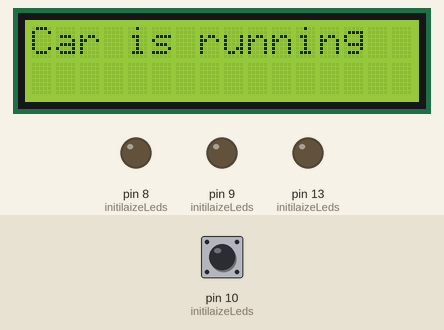
The sketch below on a simulated Arduino Uno, built with avr-gcc and run on an emulated ATmega328P. Shown: 16×2 character LCD, output pins drawn as LEDs (lit = HIGH). Inputs (shaded band) come from the test bench; at power-on: pin 10 (initilaizeLeds) HIGH. The modem accepts every AT command (registered, SIM ready, sends succeed) and sends nothing else; what the sketch prints to the serial monitor is not drawn.

Above: at 6.8 s.
6.9 s: pin 10 (initilaizeLeds) pulled LOW for 0.2 s
At 13.9 s:
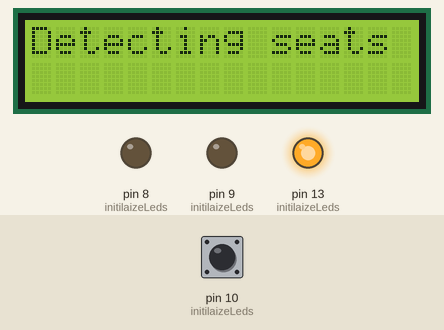
At 16.4 s:
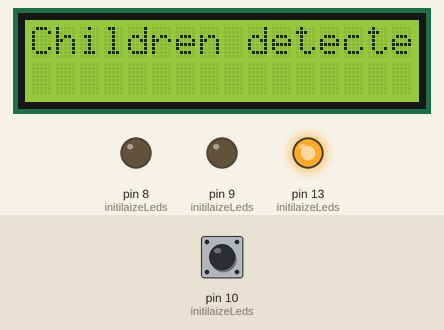
Timing chart, 0 to 26.9 s (numbered marks = the images above; inputs shaded):
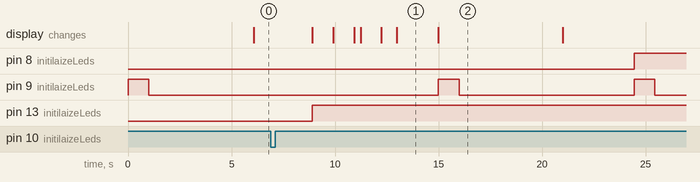

Measured:
- after the input at 6.9 s, pin 8 (initilaizeLeds): LOW → HIGH after 17.5 s; pin 9 (initilaizeLeds): alternates HIGH for 1.0 s and LOW for 8.5 s, starting after 8.1 s; pin 13 (initilaizeLeds): LOW → HIGH after 2.0 s; the display: first changes after 2.0 s (image 1 shows a later state)
- what the display in image 1 shows lasts 2.0 s, from 13.0 s to 15.0 s

The sketch:

main.ino
```cpp
#include <SoftwareSerial.h>
#include <LiquidCrystal.h>
__attribute__((optimize("O0")))
#pragma region module setup

// LCD settings.
//const int rs = 12, en = 11, d4 = 5, d5 = 4, d6 = 7, d7 = 6;
LiquidCrystal lcd(12, 11, 5, 4, 7, 6);

// SIMCard Moudle
SoftwareSerial Sender(2, 3);
SoftwareSerial Reciver(2, 3);

// variable declaration + setup
// constants
#define timeToTakeChildrenOutFromTheCar 5000
#define PHONE "972587600202"
#define waitingForAnswerTime 10000

// char
char buffer[64];
char msg[64];
char incoming_char = 0;

// strings
String newString = "";
String tempMsgToSMS = "";

// int
uint8_t counter = 0;
uint8_t msgCounter = 1;
uint8_t actionToPreform = 1;
byte isMessageOK = 0;
byte answerToReturnIfGotSafteyKey = 0;
long currentMillis = 0;
long startOfWaitingTime = 0;

//bool
bool noAnswer = true;
bool validmsg = false;
bool childrenDetedtedWhileWaiting = false;
#pragma endregion

void setup()
{
  initilaizeLeds();
  SIM900power();
  //lcd setup
  lcd.begin(16, 2);
  SendMessageToScreenWithOutClear("Car is running    ", 0, 0);
  Serial.begin(9600);

  //    check for the car shut down
  while (digitalRead(10) == HIGH)
  {
    delay(1);
  }

  delay(2000);
  CarShutdown();
  SIMCardInit();
  SendMessageToScreenWithOutClear("initializing...  ", 0, 0);
  delay(1000);
  lcd.clear();
  delay(750);

  /*
    give some time to take out the children out from the
    car after the car was shutdown.
    time to delay is timeToTakeChildrenOutFromTheCar
    check for chiledren attached in the seat
  */

  SendMessageToScreen("Detecting seats  ", 0, 0);
  delay(2000);
  childrenDetedtedWhileWaiting = false;
  startOfWaitingTime = millis();
  currentMillis = millis();
  while (!(childrenDetedtedWhileWaiting) && (currentMillis - timeToTakeChildrenOutFromTheCar) <= startOfWaitingTime)
  {
    if (digitalRead(0) == HIGH)
    {
      childrenDetedtedWhileWaiting = true;
    }
    currentMillis = millis();
  }

  /*
    check for child in the seat :
    if no, continue to exit (end of setup section. answerFromParent = true;
    if yes, start the logic
  */

  if (childrenDetedtedWhileWaiting)
  {
    ChildrenDetedted();
  }

  startOfWaitingTime = 0;
  currentMillis = 0;

  while (childrenDetedtedWhileWaiting)
  {
    SIM900power();
    /*
      logic to decide what sms to send.
      in the original it was array of 10 string, each represnting message in escalading order.
      because of the Arduino's memory problem, working with IF stracture.
    */
    //digitalWrite(9, HIGH);
    //delay(1500);
    if (msgCounter <= 3)
    {
      tempMsgToSMS = "Check childeren out from the car!! message # " + String(msgCounter);
    }
    else if (msgCounter == 4)
    {
      tempMsgToSMS = "Sending message to backup number !! message # " + String(msgCounter);
    }
    else if (msgCounter == 5)
    {
      tempMsgToSMS = "Sending message to police HQ with GPS cord. !! message # " + String(msgCounter);
    }
    else if (msgCounter == 6)
    {
      tempMsgToSMS = "Calling 911 and health-care service !! message # " + String(msgCounter);
    }
    else
    {
      tempMsgToSMS = "Check childeren out from the car!! message # " + String(msgCounter);
    }
    SendMessageToScreen("message sent! #" + String(msgCounter) + "   ", 0, 0);
    msgCounter++;
    SendTextMessage(tempMsgToSMS, PHONE);
    delay(1000);

    /*
      while loop to wait for answer from parent
      if got answer = change answerFromParent to true
      else continue
    */

    noAnswer = true;
    startOfWaitingTime = millis();
    digitalWrite(8, HIGH);
    isMessageOK = getSMS();
    digitalWrite(8, LOW);
    /*
    validating the message. check if saftey key word accepted in the recived SMS message.
    */
    SendMessageToScreen("messageOK: " + String(isMessageOK) + "  ", 0, 0);
    delay(1000);
    if (isMessageOK == 0)
    {
      /*
        two choises:
        1. didnt get any SMS
        2. got sms, but W/O the saftey word

        logic to decide what action to do.
        in the original it was array of 10 string, each represnting action to do in escalading order.
        because using Arduino uno with not enough pins, only tell the user which action was done.
        */

      if (actionToPreform == 1)
      {
        //SendMessageToScreen("Action :        ", 0, 0);
        SendMessageToScreen("Open car Windows", 1, 0);
      }
      else if (actionToPreform == 2)
      {
        //SendMessageToScreen("Action :        ", 0, 0);
        SendMessageToScreen("Hazard lights On", 01, 0);
      }
      else if (actionToPreform == 3)
      {
        //SendMessageToScreen("Action :        ", 0, 0);
        SendMessageToScreen("Start Horn      ", 1, 0);
      }
      else
      {
        SendMessageToScreen("Action : TBD.       ", 0, 0);
      }
      delay(1500);
      actionToPreform++;
    }
    else
    {
      childrenDetedtedWhileWaiting = false;
    }
    delay(1000);
  }
  SendMessageToScreen("valid:" + String(validmsg), 0, 0);
  delay(1000);
  SystemShutdown();
}

#pragma region auxelery function

void CarShutdown()
{
  // send massage to screen - the shutdown
  digitalWrite(13, HIGH);
  SendMessageToScreen("car shutdown !   ", 0, 0);
  //SendMessageToScreenWithOutClear("initializing.   ", 1, 0);
  delay(1000);
  lcd.clear();
}
void SystemShutdown()
{
  SendMessageToScreen("No children      ", 0, 0);
  delay(2000);
  digitalWrite(9, LOW);
  delay(1500);
  SendMessageToScreen("Starting shutdown", 0, 0);
  delay(1500);
  SendMessageToScreen("Goodbye           ", 0, 0);
  delay(1500);
  digitalWrite(13, LOW);
}
void ChildrenDetedted()
{
  SendMessageToScreen("Children detected", 0, 0);
  // digitalWrite(9, HIGH);
}
void SIMCardInit()
{
  // sms moudle setup:
  Sender.begin(19200);  // the GPRS baud rate
  Reciver.begin(19200); // the GPRS baud rate
  delay(500);
  Sender.print("AT+CMGF=1\r");
  Reciver.print("AT+CMGF=1\r");
  delay(500);
  SendMessageToScreen("initializing..    ", 0, 0);
  delay(300);
  lcd.clear();
  //Sender.begin(19200); // the GPRS baud rate
  //Reciver.begin(19200);
  //delay(1000);
}
void SendMessageToScreen(String msg, int row, int col)
{
  // clear the screen
  lcd.clear();
  //set cursor
  lcd.setCursor(col, row);
  // send the message to the screen
  lcd.println(msg);
}
void SendMessageToScreenWithOutClear(String msg, int row, int col)
{
  //set cursor
  lcd.setCursor(col, row);
  // send the message to the screen
  lcd.print(msg);
}
void SendTextMessage(String msg, String phoneNumber)
{
  Sender.print("AT+CMGF=1\r"); //Sending the SMS in text mode
  delay(100);
  Sender.println("AT + CMGS = \"" + phoneNumber + "\""); //The target phone number
  delay(100);
  Sender.println(msg); //the content of the message
  delay(100);
  Sender.println((char)26); //the ASCII code of the ctrl+z is 26
  delay(100);

  Sender.println();
  delay(2000);
  Reciver.println();
}
uint8_t getSMS()
{
  validmsg = false;
  SIM900power();
  while (noAnswer && !answerToReturnIfGotSafteyKey)
  {
    newString = "";
    //delay(500);
    counter = 0;
    while (Reciver.available() > 0)
    {
      incoming_char = Reciver.read();
      Serial.print("from  while (Reciver.available() > 0) : ");
      Serial.println(incoming_char);
      buffer[counter++] = incoming_char;
    }
    //Reciver.println("AT +CMGD=1");
    //Sender.println("AT +CMGD=1");
    delay(01500);
    uint8_t i;
    Serial.println("form buffer : ");
    for (i = 0; i < counter; i++)
    {
      msg[i] = buffer[i];
      Serial.print(buffer[i]);
    }
    Serial.println();
    //SendMessageToScreen(newString + "  ", 0, 0);
    delay(750);
    Serial.print("new string : ");
    Serial.println(newString);
    SendMessageToScreen("msg:" + String(msg), 0, 0);
    delay(500);

    if (checkForStateCode(msg))
    {
      Serial.println("in the found 972 : ");
      SendMessageToScreen("found 972", 0, 0);
      delay(500);
      msg[63] = '\0';
      newString = msg;
      newString.toLowerCase();
      newString = newString.substring(newString.indexOf("\n", 10));
      newString = newString.substring(1);
      newString.trim();
      answerToReturnIfGotSafteyKey = 0;
      SendMessageToScreen("new:" + newString + "  ", 0, 0);
      Serial.println("**** " + newString + " ****");
      delay(750);
      /*if (newString == "ok")
      {
        answerToReturnIfGotSafteyKey = 1;
        SendMessageToScreen("found OK !", 0, 0);
        delay(750);
        return answerToReturnIfGotSafteyKey;
      }
      else*/
      Serial.println("detcting momo : " + newString);
      if (newString == "momo")
      {
        answerToReturnIfGotSafteyKey = 1;
        SendMessageToScreen("whats up momo ?!?", 0, 0);
        delay(750);
        validmsg = true;
        return 1;
      }

      delay(750);
      if (Reciver.read() > 0)
      {
        Serial.println("in the Reciver.read");
        while (Reciver.read() > 0)
        {
          delay(1);
        }
      }

      for (i = 0; i < 64; i++)
      {
        msg[i] = '\0';
      }
    }

    delay(500);
    if (counter > 0)
    {
      for (i = 64; i > 0; i--)
      {
        buffer[i - 1] = ' ';
      }
      counter = 0;
    }
    currentMillis = millis();
    //SendMessageToScreen("sowt :" + String(startOfWaitingTime), 0, 0);
    //SendMessageToScreenWithOutClear("cMillis :" + String(currentMillis), 1, 0);
    Serial.println("sowt :" + String(startOfWaitingTime) + " ,cMillis :" + String(currentMillis));
    delay(1000);

    if (currentMillis * 2 + waitingForAnswerTime < startOfWaitingTime)
    {
      startOfWaitingTime = currentMillis + waitingForAnswerTime;
      //SIM900power();
    }

    if ((currentMillis - waitingForAnswerTime) > startOfWaitingTime)
    {
      noAnswer = false;
    }
  }

  delay(1000);
  SIM900power();
  return 0;
}
bool checkForStateCode(char msg[])
{
  char *ptr = msg;
  uint8_t i;
  for (i = 0; i < 62; i++)
  {
    if (msg[i] == '9' && msg[i + 1] == '7' && msg[i + 2] == '2')
      return true;
  }
  return false;
}
void loop()
{
}
void SIM900power()
// software equivalent of pressing the GSM shield "power" button
{
  digitalWrite(9, HIGH);
  delay(1000);
  digitalWrite(9, LOW);
  delay(5000);
}

void initilaizeLeds()
{

  // leds
  //int carShutDownLed = 13;
  //int childrenTrappedLed = 9;
  //int waitingForSMSLed = 8;

  // switch
  //const int carIsOnPin = 10;
  //const int childrenDetedted = 0;
  pinMode(10, INPUT_PULLUP);
  pinMode(0, INPUT_PULLUP);
  pinMode(13, OUTPUT);
  pinMode(9, OUTPUT);
  pinMode(8, OUTPUT);
  digitalWrite(13, LOW);
  //digitalWrite(9, LOW);
  digitalWrite(8, LOW);
}
```
